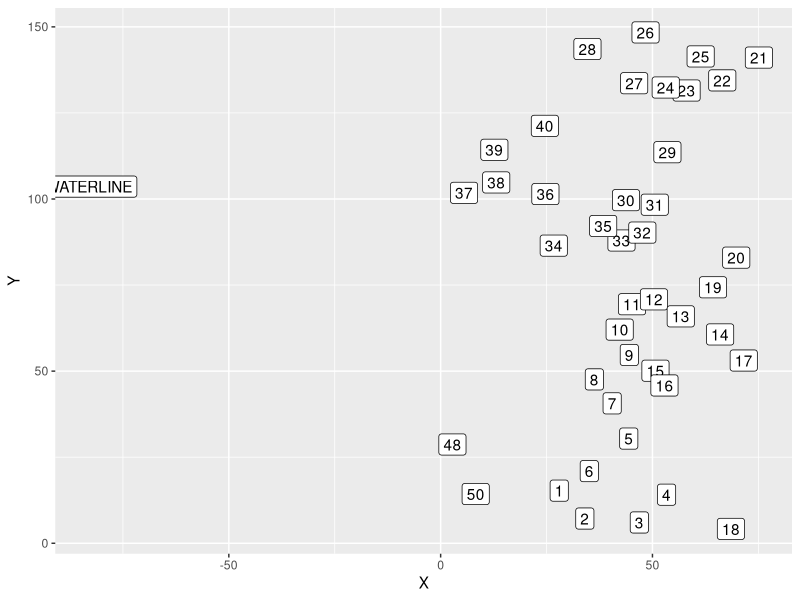
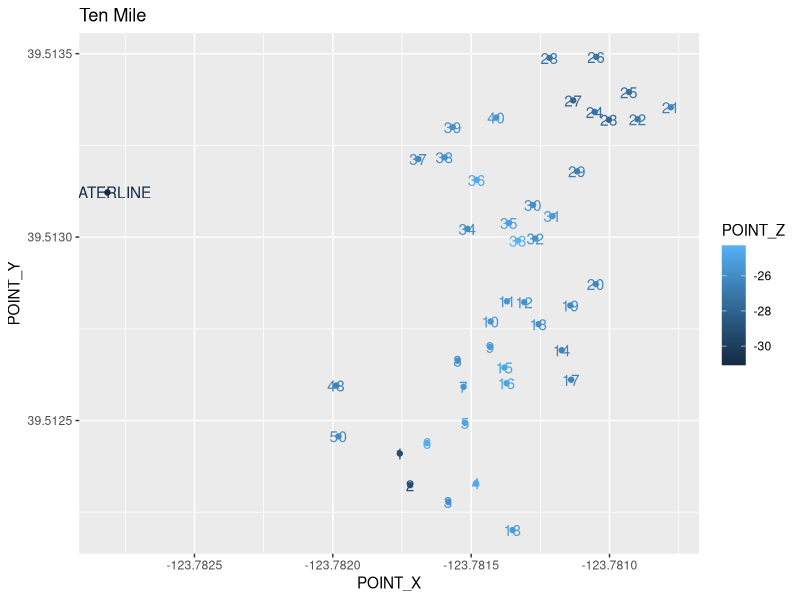
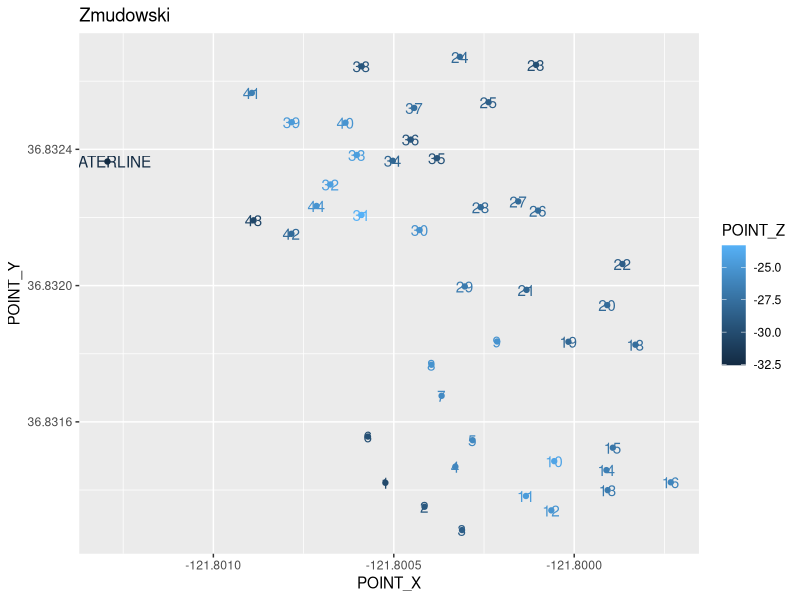
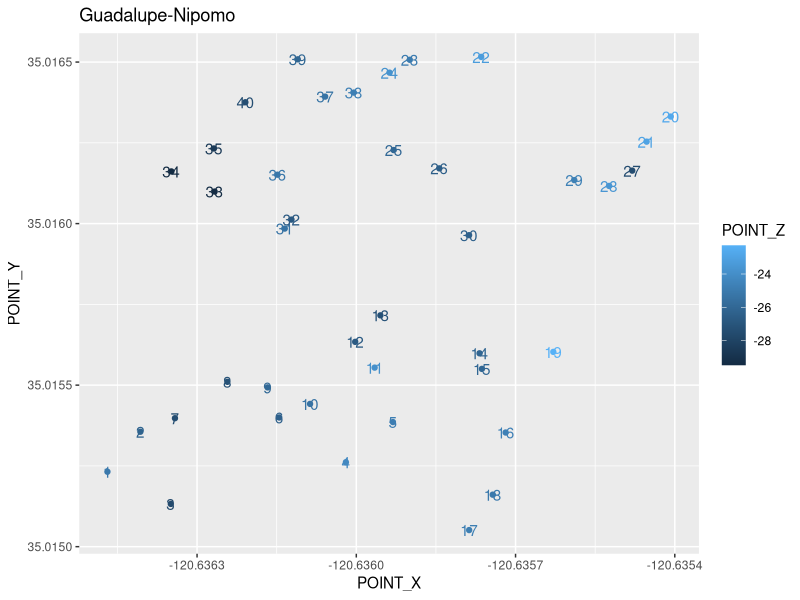
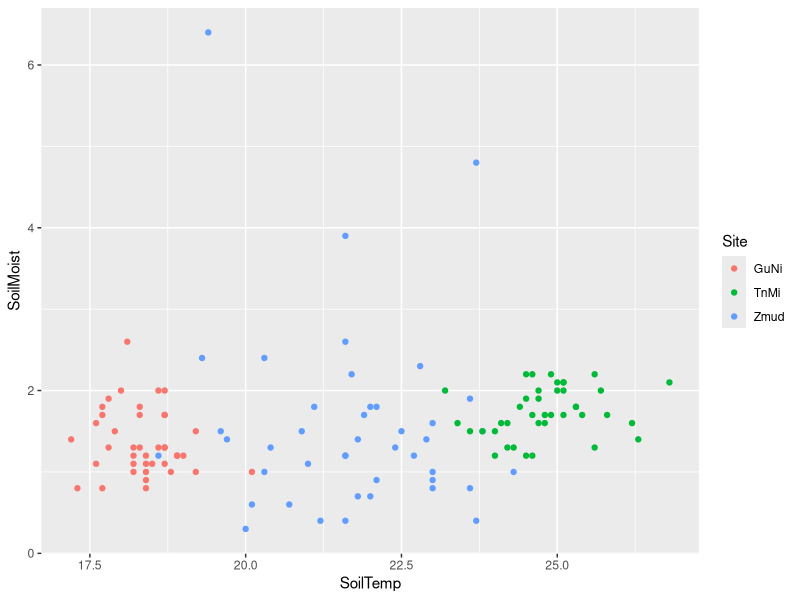
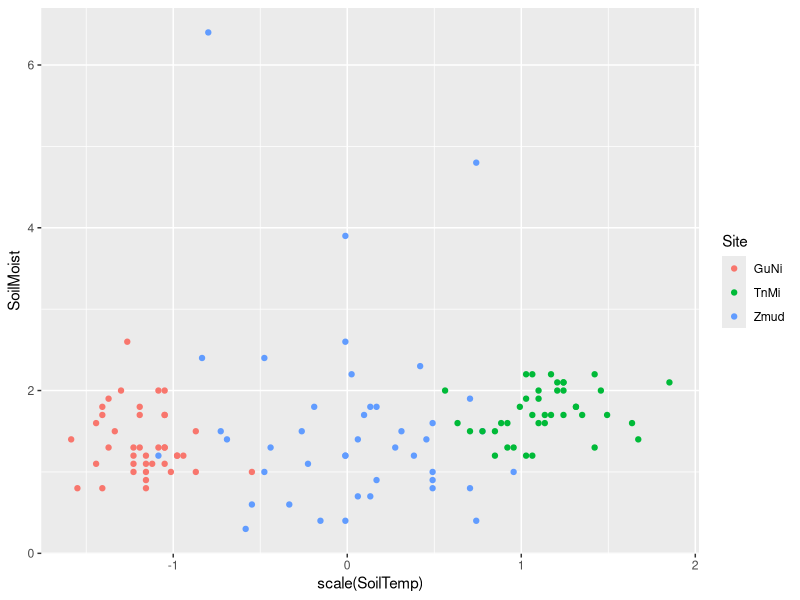
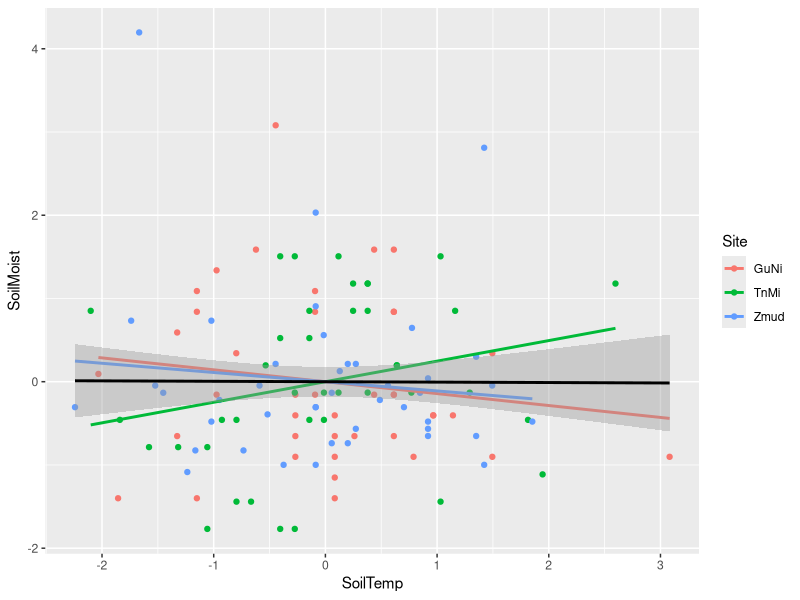
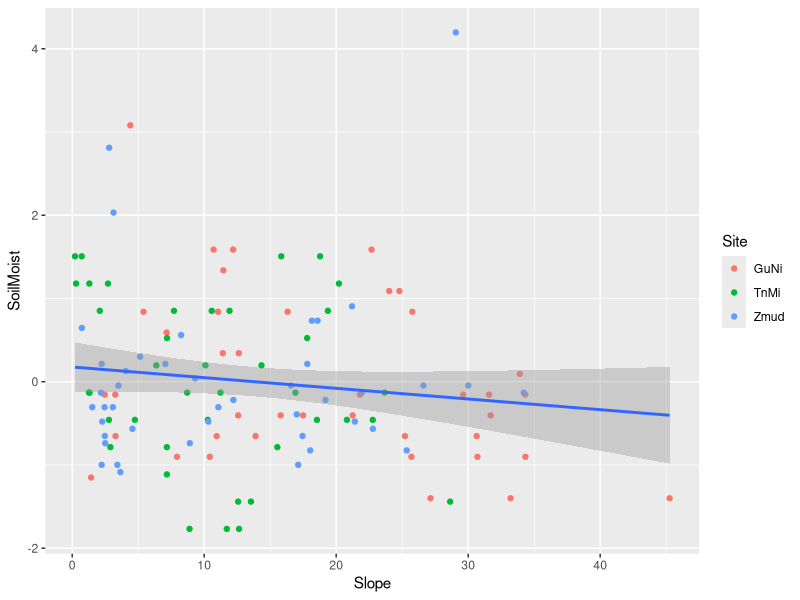

Source code (R) for these figures, in order:
## ---- chunk 1
knitr::opts_chunk$set(echo = TRUE)
library(tidyverse)
library(readr)
library(here)
## ---- chunk 2
# Ten Mile
TeMi_Coords <- read_csv(here("EnteredData", "TeMi_RelativeCoords.csv"))
TeMi_Dist <- read_csv(here("EnteredData", "TeMi_Distance.csv"))
TeMi_Cover <- read_csv(here("EnteredData", "TeMi_Cover.csv"))
TeMi_Locations <- read_csv(here("EnteredData", "TeMi_Location.csv"))


# Zmudowski
Zmud_Coords <- read_csv(here("EnteredData", "Zmud_RelativeCoords.csv"))
Zmud_Dist <- read_csv(here("EnteredData", "Zmud_Distance.csv"))
Zmud_Cover <- read_csv(here("EnteredData", "Zmud_Cover.csv"))
Zmud_Locations <- read_csv(here("EnteredData", "ZmudLocations.csv"))


# Guadalupe Nipomo
GuNi_Coords <- read_csv(here("EnteredData", "GuNi_RelativeCoords.csv"))
GuNi_Dist <- read_csv(here("EnteredData", "GuNi_Distance.csv"))
GuNi_Cover <- read_csv(here("EnteredData", "GuNi_Cover.csv"))
GuNi_Locations <- read_csv(here("EnteredData", "GuNi_Location.csv"))


## ---- chunk 3
TeMi_Subset_X <- subset(TeMi_Coords, IN_FID == 1)
TeMi_Subset_Y <- subset(TeMi_Coords, IN_FID == 2)
TeMi_Sub<-merge(TeMi_Subset_X, TeMi_Subset_Y, by = "NEAR_FID")
TeMi_RelCords<- data.frame(Plot= TeMi_Sub$NEAR_FID, X = TeMi_Sub$NEAR_DIST.x, Y = TeMi_Sub$NEAR_DIST.y)
TeMi_RelCords$Plot<- merge(TeMi_RelCords[1], TeMi_Locations[1:2], by.x = "Plot", by.y = "OID_")$Comment

TeMi_RelCords<- mutate(TeMi_RelCords, X = ifelse(TeMi_RelCords$Plot == "WATERLINE",-1*X, X))

## ---- chunk 4
ggplot(aes(x = X, y = Y, label = Plot), data = TeMi_RelCords)+
  geom_point()+
  geom_label()

ggplot(aes(x = POINT_X, y = POINT_Y, label = Comment, color = POINT_Z), data = TeMi_Locations)+
  geom_point()+
  geom_text()+
  ggtitle("Ten Mile")
ggplot(aes(x = POINT_X, y = POINT_Y, label = Comment, color = POINT_Z), data = Zmud_Locations)+
  geom_point()+
  geom_text()+
  ggtitle("Zmudowski")
ggplot(aes(x = POINT_X, y = POINT_Y, label = Comment, color = POINT_Z), data = GuNi_Locations)+
  geom_point()+
  geom_text()+
  ggtitle("Guadalupe-Nipomo")


## ---- chunk 5
DuneEnvData <- read_csv(here("EnteredData", "DuneEnvData.csv"))

ggplot(aes(x= SoilTemp, y = SoilMoist, color = Site), data = DuneEnvData)+
  geom_point() #okay so site super mattered which makes sense for temp. I'll scale it

ggplot(aes(x= scale(SoilTemp), y = SoilMoist, color = Site), data = DuneEnvData)+
  geom_point() #Lol. I need to scale Soil Temp by the site! Duh! I should actually do that for Soil Moisture too but it won't be as severe


DuneEnv_scaled <- DuneEnvData %>% group_by(Site) %>% mutate(SoilTemp = scale(SoilTemp), SoilMoist=scale(SoilMoist))


DuneEnv_scaled<-plyr::ddply(DuneEnvData, "Site", transform, SoilTemp = scale(SoilTemp))
DuneEnv_scaled<-plyr::ddply(DuneEnv_scaled, "Site", transform, SoilMoist = scale(SoilMoist))


#Temp v moist
ggplot(aes(x= SoilTemp, y = SoilMoist), data = DuneEnv_scaled)+
  geom_point(aes(color = Site)) +
  geom_smooth(method = "lm", aes(color = Site), fill = NA)+
  geom_smooth(method = "lm", color = "black")

cor.test(x = DuneEnv_scaled$SoilMoist, y = DuneEnv_scaled$SoilTemp, method = "pearson") # temp and mositure are not correlated which is nice

# Slope v SoilMoist
ggplot(aes(x= Slope, y = SoilMoist), data = DuneEnv_scaled)+
  geom_point(aes(color = Site)) +
  geom_smooth(method = "lm")# No obvious pattern
cor.test(x = DuneEnv_scaled$Slope, y = DuneEnv_scaled$SoilMoist, method = "pearson") # Nutthin

#Slope v Temp ***
ggplot(aes(x= Slope , y =SoilTemp), data = DuneEnv_scaled)+
  geom_point(aes(color = Site)) +
  geom_smooth(method = "lm")
cor.test(x = DuneEnv_scaled$Slope, y = DuneEnv_scaled$SoilTemp, method = "pearson") # Topsoil, Slope explains SoilTemp

#aspect slope
ggplot(aes(x= Aspect, y = Slope), data = DuneEnv_scaled)+
  geom_point(aes(color = Site)) # No obvious pattern
summary(aov(Slope ~ Aspect, data = DuneEnv_scaled)) #nuthin


#aspect temp
ggplot(aes(x= Aspect, y = SoilTemp), data = DuneEnv_scaled)+
  geom_point(aes(color = Site)) # No obvious pattern
summary(aov(SoilTemp ~ Aspect, data = DuneEnv_scaled)) #nuthin


#aspect Moist
ggplot(aes(x= Aspect, y = SoilMoist), data = DuneEnv_scaled)+
  geom_point(aes(color = Site)) # No obvious pattern
summary(aov(SoilMoist ~ Aspect, data = DuneEnv_scaled)) #nuthin
## ---- chunk 6
Pheno <-read_csv(here("EnteredData", "DunePhenoTrait.csv"))

head(Pheno)
